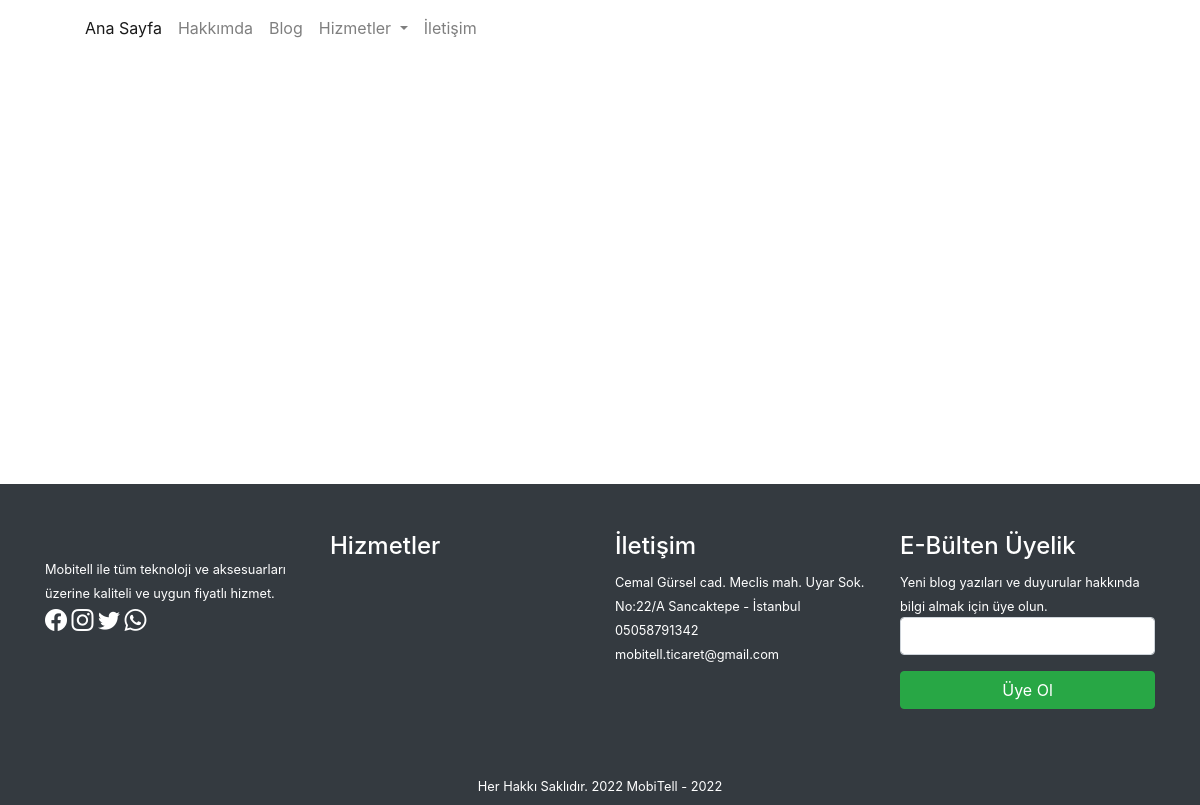
The app's page /hakkimda.php, older data.
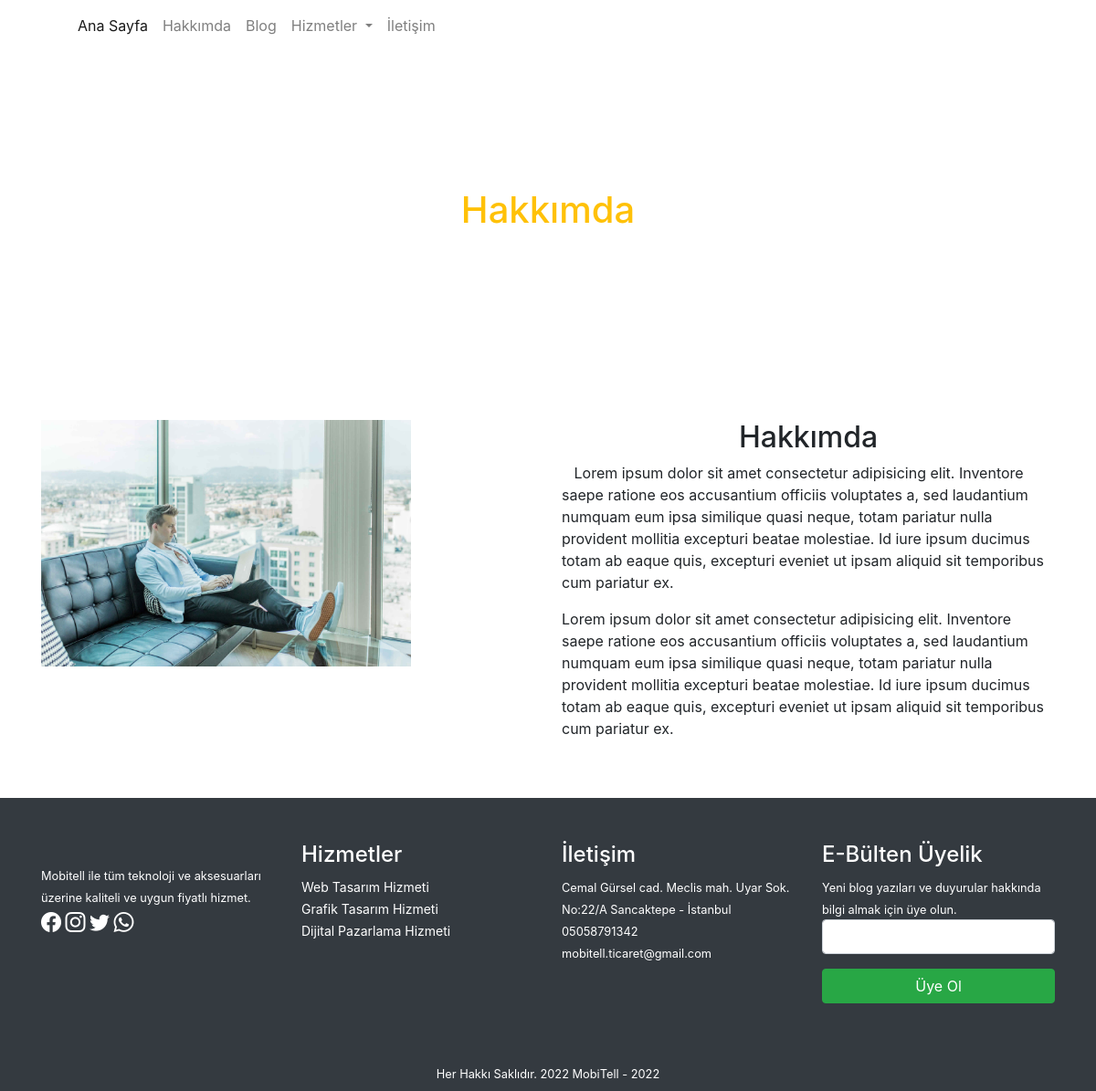
The same page, newer data.
### tables this page shows
CREATE TABLE IF NOT EXISTS `sayfalar` (
  `id` int(11) NOT NULL AUTO_INCREMENT,
  `baslik` varchar(60) NOT NULL,
  `icerik` text NOT NULL,
  `meta` varchar(160) NOT NULL,
  `foto` varchar(100) NOT NULL,
  `durum` varchar(11) NOT NULL,
  `fotoalt` varchar(60) NOT NULL,
  `seotitle` varchar(60) NOT NULL,
  `tarih` varchar(11) NOT NULL,
  `sayfaturu` varchar(15) NOT NULL,
  PRIMARY KEY (`id`)
);

### hakkimda.php (the view)
<?php require_once('header.php'); ?>
<?php
$sorgu_hakkimda = $db ->prepare("select * from sayfalar where baslik = 'Hakkımda' ");
$sorgu_hakkimda->execute();
$satir_hakkimda = $sorgu_hakkimda -> fetch();
?>
<section id="sampleBanner" class="py-15">
    <div class="container-fluid">
        <div class="row">
            <div class="col-12 text-center">
                <h1 class="text-warning"><?php echo $satir_hakkimda['baslik']; ?></h1>
            </div>
        </div>
    </div>
</section>
<section id="hakkimdacontent">
    <div class="container">
        <div class="row py-5">
            <div class="col-md-6">
                <img src="<?php echo substr($satir_hakkimda['foto'],3); ?>" alt="<?php echo $satir_hakkimda['fotoalt']; ?>" class="w-75";>
            </div>
            <div class="col-md-6">
                <h2 class="text-center"><?php echo $satir_hakkimda['baslik']; ?></h2>
                <?php echo $satir_hakkimda['icerik']; ?>
            </div>
        </div>
    </div>
</section>
<?php require_once('footer.php'); ?>

### footer.php (shortened to what this page needs)
<footer id="footer" class="bg-dark text-white">
  <div class="container">
    <div class="row py-5">
      <div class="col-md-3">
        <img src="<?php echo substr($logo, 3); ?>" alt=""><br>
        <small><?php echo $satir['tanitim']; ?></small> <br>
        <a href="<?php echo $satir['facebook']; ?>" target="_blank" style="font-size:22px;"><i class="bi bi-facebook"></i></a>
        <a href="<?php echo $satir['instagram']; ?>" target="_blank" style="font-size:22px;"><i class="bi bi-instagram"></i></a>
        <a href="<?php echo $satir['twitter']; ?>" target="_blank" style="font-size:22px;"><i class="bi bi-twitter"></i></a>
        <a href="<?php echo $satir['whatsapp']; ?>" target="_blank" style="font-size:22px;"><i class="bi bi-whatsapp"></i></a>
      </div>
      <div class="col-md-3">
        <h4>Hizmetler</h4>
        <?php
        $sorgu2 = $db->prepare("select * from sayfalar where sayfaturu = 'altsayfa' order by baslik desc ");
        $sorgu2->execute();
        if ($sorgu2->rowCount()) {
          foreach ($sorgu2 as $satir2) {
            echo '<a href="samplepage.php?id=' . $satir2['id'] . '" style="font-size:14px;">' . $satir2['baslik'] . '</a><br>';
          }
        }
        ?>
      </div>
      <div class="col-md-3">
        <h4>İletişim</h4>
        <small><?php echo $satir['adres']; ?></small> <br>
        <small><?php echo $satir['telefon']; ?></small> <br>
        <small><?php echo $satir['email']; ?></small>
      </div>
      <div class="col-md-3">
        <h4>E-Bülten Üyelik</h4>
        <small>Yeni blog yazıları ve duyurular hakkında bilgi almak için üye olun.</small>
        <form method="post">
          <div class="form-group">
            <input type="email" name="ebulten" class="form-control">
          </div>
          <div class="form-group">
            <button type="submit" class="btn btn-success w-100" name="uyeolbuton">Üye Ol</button>
          </div>
        </form>
      </div>
    </div>
    <div class="row pb-2">
      <div class="col-12 text-white text-center">
        <small>
          <?php echo $satir['copy'] . ' - ' . date('Y'); ?>
        </small>
      </div>
    </div>
  </div>
</footer>
</body>
</html>

Row changes from the older to the newer data that the page shows:
added sayfalar: baslik "Hakkımda", foto (picture), icerik "Lorem ipsum dolor sit amet consectetur adipisicing elit. Inventore saepe ratione eos accusantium officiis voluptates a, sed laudantium numquam eum ipsa similique quasi neque, totam pariatur nulla provident mollitia excepturi beatae molestiae. Id iure ipsum ducimus totam ab eaque quis, excepturi eveniet ut ipsam aliquid sit temporibus cum pariatur ex. Lorem ipsum dolor sit amet consectetur adipisicing elit. Inventore saepe ratione eos accusantium officiis voluptates a, sed laudantium numquam eum ipsa similique quasi neque, totam pariatur nulla provident mollitia excepturi beatae molestiae. Id iure ipsum ducimus totam ab eaque quis, excepturi eveniet ut ipsam aliquid sit temporibus cum…"
now on this page (row edited): sayfalar: baslik "Web Tasarım Hizmeti"
now on this page (row edited): sayfalar: baslik "Grafik Tasarım Hizmeti"
now on this page (row edited): sayfalar: baslik "Dijital Pazarlama Hizmeti"
